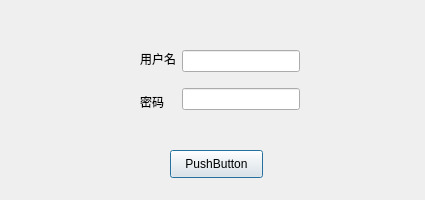
<?xml version="1.0" encoding="UTF-8"?>
<ui version="4.0">
 <class>_1</class>
 <widget class="QDialog" name="_1">
  <property name="geometry">
   <rect>
    <x>0</x>
    <y>0</y>
    <width>425</width>
    <height>200</height>
   </rect>
  </property>
  <property name="windowTitle">
   <string>Dialog</string>
  </property>
  <widget class="QPushButton" name="pushButton">
   <property name="geometry">
    <rect>
     <x>170</x>
     <y>150</y>
     <width>93</width>
     <height>28</height>
    </rect>
   </property>
   <property name="text">
    <string>PushButton</string>
   </property>
  </widget>
  <widget class="QWidget" name="horizontalLayoutWidget">
   <property name="geometry">
    <rect>
     <x>140</x>
     <y>40</y>
     <width>160</width>
     <height>80</height>
    </rect>
   </property>
   <layout class="QHBoxLayout" name="horizontalLayout">
    <item>
     <layout class="QVBoxLayout" name="verticalLayout_2">
      <item>
       <widget class="QLabel" name="label_3">
        <property name="text">
         <string>用户名</string>
        </property>
       </widget>
      </item>
      <item>
       <widget class="QLabel" name="label_4">
        <property name="text">
         <string>密码</string>
        </property>
       </widget>
      </item>
     </layout>
    </item>
    <item>
     <layout class="QVBoxLayout" name="verticalLayout">
      <item>
       <widget class="QLineEdit" name="lineEdit"/>
      </item>
      <item>
       <widget class="QLineEdit" name="lineEdit_2"/>
      </item>
     </layout>
    </item>
   </layout>
  </widget>
 </widget>
 <resources/>
 <connections/>
</ui>
